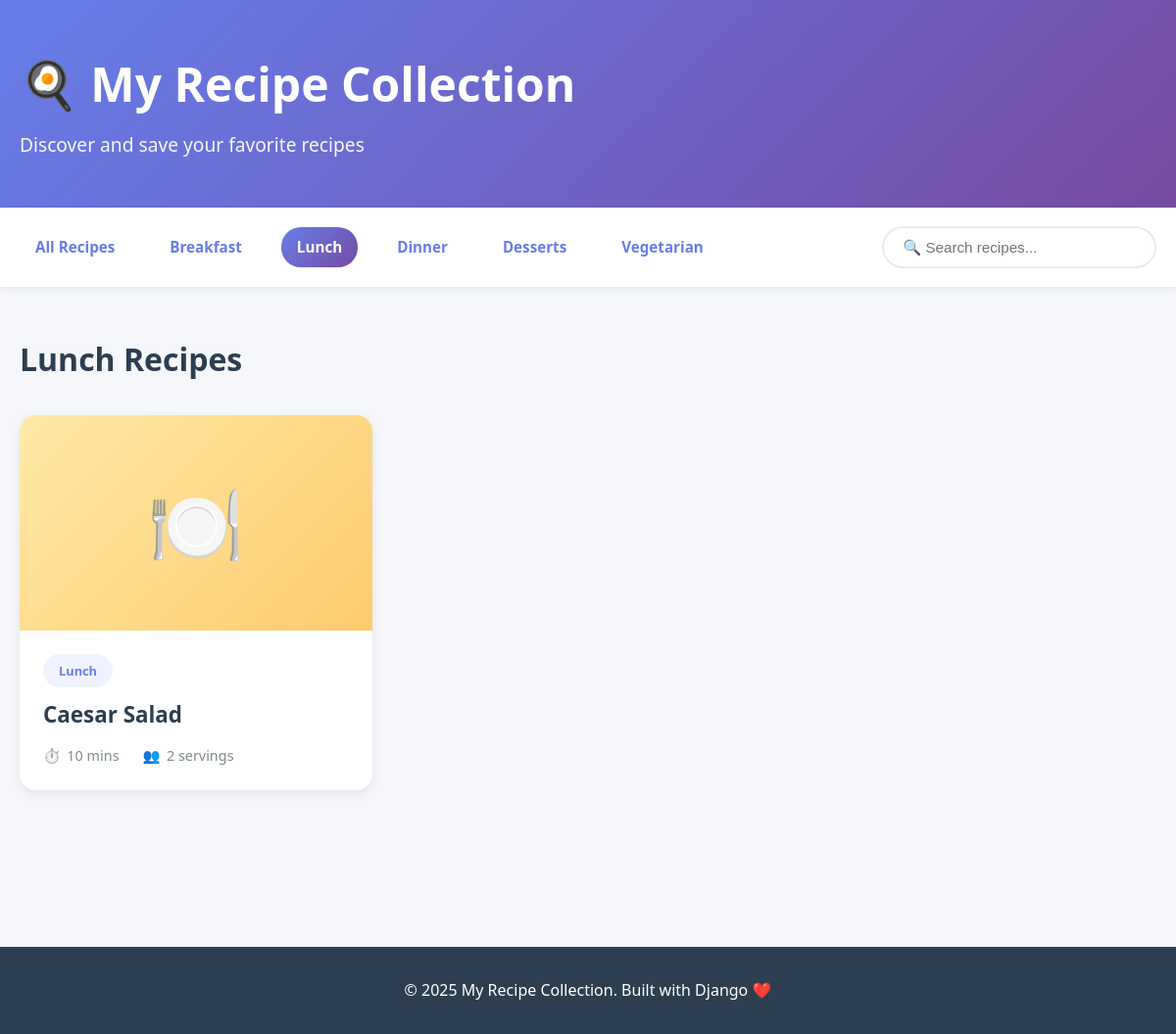
Page /?category=lunch on the committed database.
### recipes/models.py (models this page shows, shortened)
class Recipe(models.Model):
    CATEGORY_CHOICES = [
        ('breakfast', 'Breakfast'),
        ('lunch', 'Lunch'),
        ('dinner', 'Dinner'),
        ('desserts', 'Desserts'),
        ('vegetarian', 'Vegetarian'),
    ]
    title = models.CharField(max_length=200)
    category = models.CharField(max_length=20, choices=CATEGORY_CHOICES)
    cooking_time = models.IntegerField(help_text="Time in minutes")
    servings = models.IntegerField()
    ingredients = models.TextField(help_text="Enter each ingredient on a new line")
    instructions = models.TextField(help_text="Enter cooking instructions, one step per line")
    emoji = models.CharField(max_length=10, default="🍽️", help_text="Emoji for the recipe")
    created_at = models.DateTimeField(auto_now_add=True)
    class Meta:
        ordering = ['-created_at']

### recipes/views.py (the view)
# urls.py: path('', views.recipe_list, name='recipe_list'),
def recipe_list(request):
    category = request.GET.get('category')
    search = request.GET.get('search')
    recipes = Recipe.objects.all()
    if category:
        recipes = recipes.filter(category=category)
    if search:
        recipes = recipes.filter(title__icontains=search)
    context = {
        'recipes': recipes,
        'selected_category': category,
        'search_query': search,
    }
    return render(request, 'recipes/recipe_list.html', context)

### recipes/templates/recipes/recipe_list.html (shortened to what this page needs)
{% extends 'recipes/base.html' %}
{% block content %}
<div class="container">
    {% if selected_category %}
        <h2 class="section-title">{{ selected_category|title }} Recipes</h2>
    {% elif search_query %}
        <h2 class="section-title">Search Results for "{{ search_query }}"</h2>
    {% else %}
        <h2 class="section-title">All Recipes</h2>
    {% endif %}
    {% if recipes %}
        <div class="recipe-grid">
            {% for recipe in recipes %}
                <a href="{% url 'recipes:recipe_detail' recipe.pk %}" class="recipe-card">
                    <div class="recipe-image">
                        {{ recipe.emoji }}
                    </div>
                    <div class="recipe-content">
                        <span class="recipe-category">{{ recipe.category }}</span>
                        <h3 class="recipe-title">{{ recipe.title }}</h3>
                        <div class="recipe-meta">
                            <div class="meta-item">
                                <span>⏱️</span>
                                <span>{{ recipe.cooking_time }} mins</span>
                            </div>
                            <div class="meta-item">
                                <span>👥</span>
                                <span>{{ recipe.servings }} serving{% if recipe.servings != 1 %}s{% endif %}</span>
                            </div>
                        </div>
                    </div>
                </a>
            {% endfor %}
        </div>
    {% else %}
        <div class="no-recipes">
            <h3>No recipes found</h3>
            <p>Try searching for something else or browse all recipes.</p>
        </div>
    {% endif %}
</div>
{% endblock %}

### recipes/templates/recipes/base.html (style rules this page uses)
* { margin: 0; padding: 0; box-sizing: border-box; }
body { font-family: 'Segoe UI', Tahoma, Geneva, Verdana, sans-serif; background-color: #f5f7fa; color: #333; line-height: 1.6; }
.container { max-width: 1200px; margin: 0 auto; padding: 0 20px; }

### recipes/templates/recipes/recipe_list.html (style rules this page uses)
.section-title { font-size: 2rem; margin-bottom: 2rem; color: #2c3e50; font-weight: 700; }
.recipe-grid { display: grid; grid-template-columns: repeat(auto-fill, minmax(300px, 1fr)); gap: 2.5rem; margin-bottom: 3rem; }
.recipe-card { background: white; border-radius: 16px; overflow: hidden; box-shadow: 0 4px 12px rgba(0,0,0,0.08); transition: all 0.3s ease; text-decoration: none; color: inherit; display: block; }
.recipe-image { width: 100%; height: 220px; display: flex; align-items: center; justify-content: center; font-size: 5rem; background: linear-gradient(135deg, #ffeaa7 0%, #fdcb6e 100%); }
.recipe-content { padding: 1.5rem; }
.recipe-category { display: inline-block; background: #f0f3ff; color: #667eea; padding: 0.4rem 1rem; border-radius: 20px; font-size: 0.8rem; font-weight: 600; margin-bottom: 0.8rem; text-transform: capitalize; }
.recipe-title { font-size: 1.4rem; font-weight: 700; color: #2c3e50; margin-bottom: 0.8rem; line-height: 1.3; }
.recipe-meta { display: flex; gap: 1.5rem; color: #7f8c8d; font-size: 0.9rem; margin-top: 1rem; }
.meta-item { display: flex; align-items: center; gap: 0.4rem; }

### rows in the picture
Recipe: category "Lunch", emoji "🍽️", title "Caesar Salad", cooking_time "10", servings "2"
